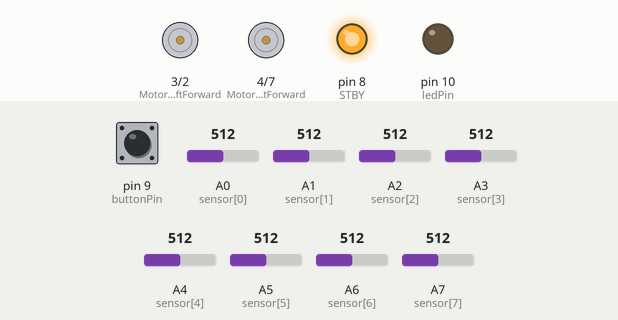
This sketch was run on a simulated Arduino Nano, built with avr-gcc and run on an emulated ATmega328P. On the bench: motor-driver pin pairs drawn as motors (green arrow = first pin HIGH = forward, orange = second pin HIGH = backward, longer = more drive, scaled by the enable pin, stopped while the standby pin is LOW), output pins drawn as LEDs (lit = HIGH). Dashed ring = blinking. Inputs (shaded band) come from the test bench; at power-on: pin 9 (buttonPin) HIGH, A0 (sensor[0]) = 512, A1 (sensor[1]) = 512, A2 (sensor[2]) = 512, A3 (sensor[3]) = 512, A4 (sensor[4]) = 512, A5 (sensor[5]) = 512, A6 (sensor[6]) = 512, A7 (sensor[7]) = 512. What the sketch prints to the serial monitor is not drawn.

Above: at 1.2 s.
1.3 s: pin 9 (buttonPin) pulled LOW for 0.15 s
At 1.38 s:
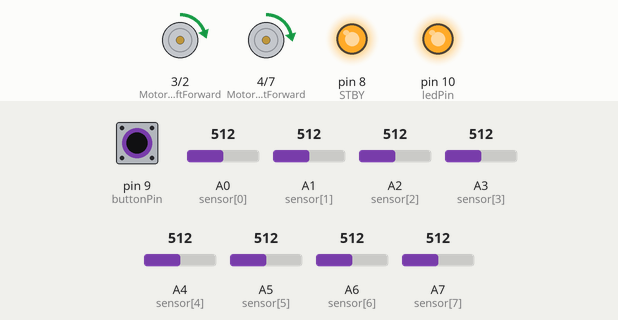
4.4 s: pin 9 (buttonPin) pulled LOW for 1 s
At 6.1 s:
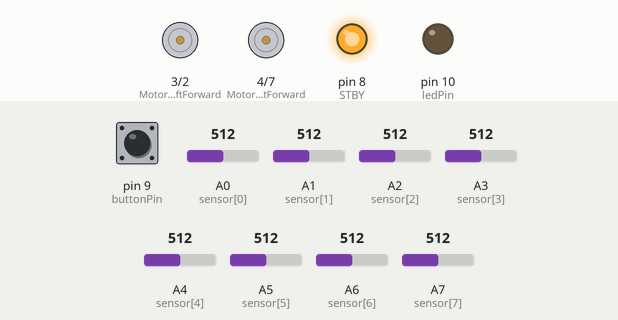
8.4 s: pin 9 (buttonPin) pulsed LOW 2 times (0.12 s each, 0.3 s apart)
At 8.46 s:
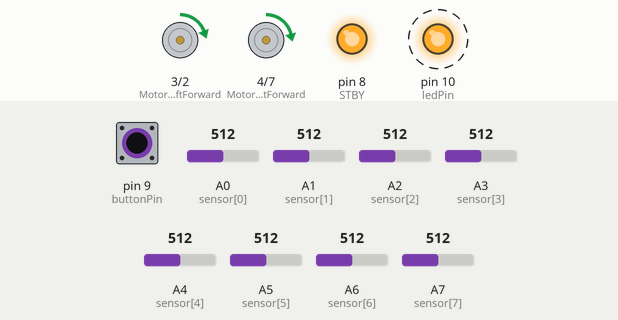
12.0 s: pin 9 (buttonPin) pulsed LOW 5 times (0.12 s each, 0.3 s apart)
At 13.8 s:
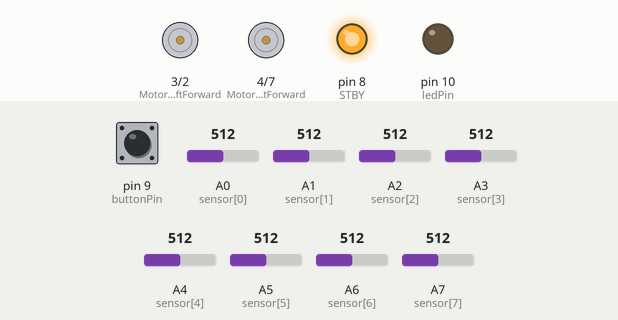
Timing chart, 0 to 15.3 s (numbered marks = the images above; inputs shaded):
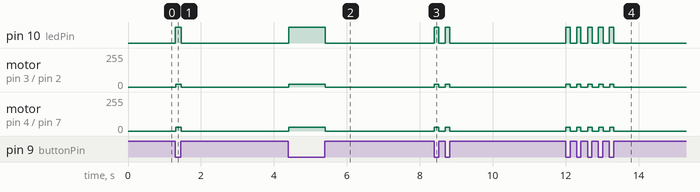

The sketch:

basis.ino
```cpp
#include <EEPROM.h>

// ---------- PIN DEFINITIES ----------
int MotorLeftForward = 3;
int MotorLeftBackward = 2;
int MotorLeftPWM = 5;

int MotorRightForward = 4;
int MotorRightBackward = 7;
int MotorRightPWM = 6;

int STBY = 8;

const int buttonPin = 9;
const int ledPin = 10;

// ---------- SENSOR PINNEN ----------
const int sensor[] = { A0, A1, A2, A3, A4, A5, A6, A7 };
int normalised[8];
const float sensorSpacing = 9.525; // afstand tussen sensoren in mm

// ---------- PARAMETERS ----------
int basePower = 25;      // basissnelheid motoren
float kp = 1.2;           // proportionele factor
float ki = 0;          // integrerende factor
float kd = 0;           // differentiële factor

int black[8];             // zwarte referentiewaarden
int white[8];             // witte referentiewaarden

bool run = true;         // of de robot mag rijden

// PID variabelen
float iTerm = 0;
float lastError = 0;

// ---------- SETUP ----------
void setup() {
  Serial.begin(115200);

  // Motor pins
  pinMode(MotorLeftForward, OUTPUT);
  pinMode(MotorLeftBackward, OUTPUT);
  pinMode(MotorLeftPWM, OUTPUT);
  pinMode(MotorRightForward, OUTPUT);
  pinMode(MotorRightBackward, OUTPUT);
  pinMode(MotorRightPWM, OUTPUT);
  pinMode(STBY, OUTPUT);
  digitalWrite(STBY, HIGH);

  pinMode(buttonPin, INPUT_PULLUP);
  pinMode(ledPin, OUTPUT);

  // Sensoren
  for(int i=0; i<8; i++) pinMode(sensor[i], INPUT);

  // EEPROM uitlezen
  EEPROM.get(0, black);
  EEPROM.get(sizeof(black), white);

  Serial.println("Linefollowing PID start. Gebruik 'calibrate black', 'calibrate white', 'run' of 'stop'.");
}

// ---------- LOOP ----------
void loop() {
  // ----- Seriële commando's uitlezen -----
  if (Serial.available()) {
    String command = Serial.readStringUntil('\n');
    command.trim();

    if(command == "calibrate black") {
      Serial.println("Calibrating black...");
      for(int i=0; i<8; i++){
        black[i] = analogRead(sensor[i]);
      }
      EEPROM.put(0, black);
      Serial.println("Black calibration done.");
    }
    else if(command == "calibrate white") {
      Serial.println("Calibrating white...");
      for(int i=0; i<8; i++){
        white[i] = analogRead(sensor[i]);
      }
      EEPROM.put(sizeof(black), white);
      Serial.println("White calibration done.");
    }
    else if(command == "run") {
      run = true;
      digitalWrite(ledPin, HIGH);
      Serial.println("Robot is running!");
    }
    else if(command == "stop") {
      run = false;
      digitalWrite(ledPin, LOW);
      Serial.println("Robot stopped!");
      // Zet motoren direct uit
      analogWrite(MotorLeftPWM, 0);
      analogWrite(MotorRightPWM, 0);
      digitalWrite(MotorLeftForward, LOW);
      digitalWrite(MotorLeftBackward, LOW);
      digitalWrite(MotorRightForward, LOW);
      digitalWrite(MotorRightBackward, LOW);
      iTerm = 0; // reset integratie
      lastError = 0;
    }
  }

if(digitalRead(buttonPin) == LOW) {
      run = true;
      digitalWrite(ledPin, HIGH);
      Serial.println("Robot is running!");
    }
    else if(digitalRead(buttonPin) == HIGH) {
      run = false;
      digitalWrite(ledPin, LOW);
      Serial.println("Robot stopped!");
      // Zet motoren direct uit
      analogWrite(MotorLeftPWM, 0);
      analogWrite(MotorRightPWM, 0);
      digitalWrite(MotorLeftForward, LOW);
      digitalWrite(MotorLeftBackward, LOW);
      digitalWrite(MotorRightForward, LOW);
      digitalWrite(MotorRightBackward, LOW);
      iTerm = 0; // reset integratie
      lastError = 0;
    }


  if(!run) return; // stop als run = false

  // ----- Sensoren normaliseren -----
  for(int i=0; i<8; i++){
    normalised[i] = map(analogRead(sensor[i]), black[i], white[i], 0, 1000);
  }

  // ----- Positie berekenen in mm -----
  float weightedPosition = 0;
  int sum = 0;
  for(int i=0; i<8; i++){
    int value = 1000 - normalised[i]; // zwart = hoog
    weightedPosition += i * value;
    sum += value;
  }

  float position_mm = 0;
  if(sum > 0) {
    float centerIndex = weightedPosition / sum;
    position_mm = (centerIndex - 3.2) * sensorSpacing; // gecentreerd rond 0 mm
  }

  float error = -position_mm;

  // ----- PID berekening -----
  iTerm += ki * error;
  iTerm = constrain(iTerm, -200, 200); // voorkom integrale windup
  float dTerm = kd * (error - lastError);
  lastError = error;

  float correction = kp * error + iTerm + dTerm;

  int powerLeft = basePower + correction;
  int powerRight = basePower - correction;

  // Limiteer motorvermogen
  powerLeft = constrain(powerLeft, 0, 200);
  powerRight = constrain(powerRight, 0, 200);

  // ----- Motoren aansturen -----
  if(powerLeft >= 0){
    digitalWrite(MotorLeftForward, HIGH);
    digitalWrite(MotorLeftBackward, LOW);
  } else {
    digitalWrite(MotorLeftForward, LOW);
    digitalWrite(MotorLeftBackward, HIGH);
    powerLeft = -powerLeft;
  }
  analogWrite(MotorLeftPWM, powerLeft);

  if(powerRight >= 0){
    digitalWrite(MotorRightForward, HIGH);
    digitalWrite(MotorRightBackward, LOW);
  } else {
    digitalWrite(MotorRightForward, LOW);
    digitalWrite(MotorRightBackward, HIGH);
    powerRight = -powerRight;
  }
  analogWrite(MotorRightPWM, powerRight);

  delay(10);
}
```

Measured:
- after the input at 1.3 s, pin 10 (ledPin): LOW → HIGH at once, → LOW 0.16 s later; motor on pin 3 (MotorLeftForward) / pin 2 (MotorLeftBackward): stopped → forward 21/255 at once, → stopped 0.15 s later; motor on pin 4 (MotorRightForward) / pin 7 (MotorRightBackward): stopped → forward 28/255 at once, → stopped 0.15 s later
- after the input at 4.4 s, pin 10 (ledPin): LOW → HIGH at once, → LOW 1.0 s later; motor on pin 3 (MotorLeftForward) / pin 2 (MotorLeftBackward): stopped → forward 21/255 at once, → stopped 1.0 s later; motor on pin 4 (MotorRightForward) / pin 7 (MotorRightBackward): stopped → forward 28/255 at once, → stopped 1.0 s later
- after the input at 8.4 s, pin 10 (ledPin): alternates HIGH for 0.12 s and LOW for 0.18 s, 4 changes in all, then stays LOW, starting at once; motor on pin 3 (MotorLeftForward) / pin 2 (MotorLeftBackward): alternates forward 21/255 for 0.12 s and stopped for 0.18 s, 4 changes in all, then stays stopped, starting at once
- after the input at 12.0 s, pin 10 (ledPin): alternates HIGH for 0.12 s and LOW for 0.17 s, 10 changes in all, then stays LOW, starting at once; motor on pin 3 (MotorLeftForward) / pin 2 (MotorLeftBackward): alternates forward 21/255 for 0.12 s and stopped for 0.18 s, 10 changes in all, then stays stopped, starting at once
